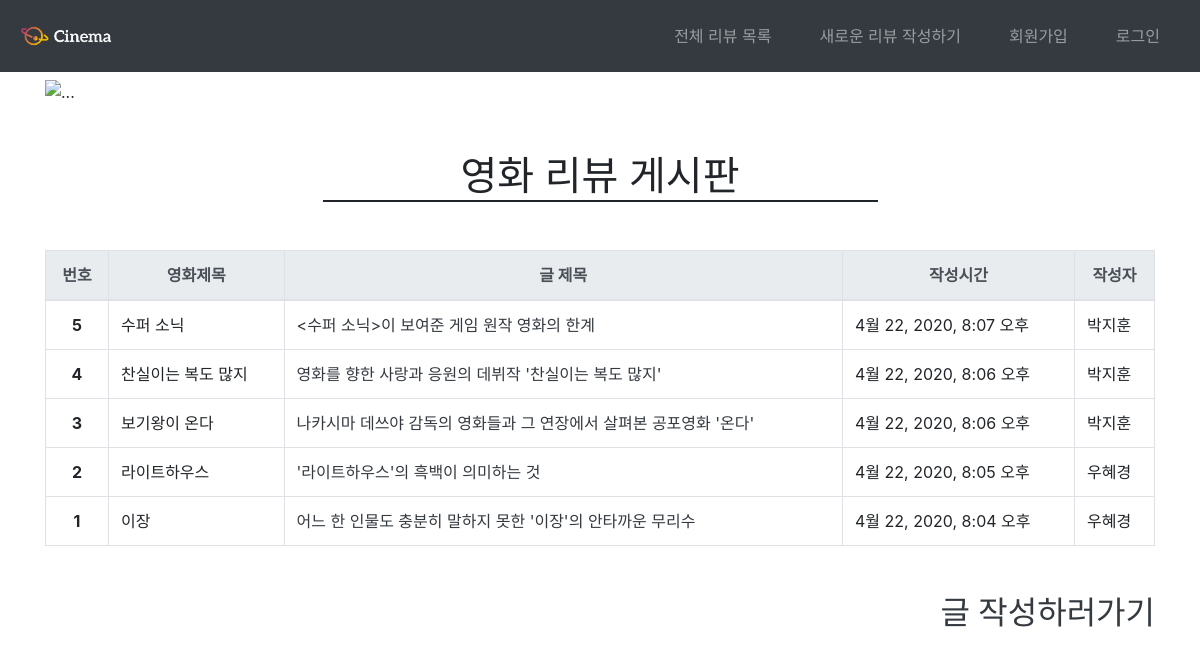
/community/, run on the app's committed database.
### community/models.py (models this page shows)
class Review(models.Model):
    title=models.CharField(max_length=100)
    movie_title=models.CharField(max_length=30)
    rank=models.IntegerField(default=0)
    content=models.TextField()
    created_at=models.DateTimeField(auto_now_add=True)
    updated_at=models.DateTimeField(auto_now=True)
    user=models.ForeignKey(settings.AUTH_USER_MODEL,on_delete=models.CASCADE)

### community/views.py (the view)
# urls.py: path('',views.review_list,name='review_list'),
def review_list(request):
    reviews=Review.objects.order_by('-id')
    context={
        'reviews':reviews
    }
    return render(request,'community/review_list.html',context)

### community/templates/community/review_list.html (shortened to what this page needs)
{% extends 'base.html' %}
{% block body %}
<div id="carouselExampleControls" class="carousel slide mt-2" data-ride="carousel">
  <div class="carousel-inner">
    <div class="carousel-item active">
      <img src="https://images.hdqwalls.com/wallpapers/bthumb/1917-movie-2020-9k.jpg" class="d-block w-100" alt="...">
    </div>
  </div>
  <a class="carousel-control-prev" href="#carouselExampleControls" role="button" data-slide="prev">
    <span class="carousel-control-prev-icon" aria-hidden="true"></span>
  </a>
  <a class="carousel-control-next" href="#carouselExampleControls" role="button" data-slide="next">
    <span class="carousel-control-next-icon" aria-hidden="true"></span>
  </a>
</div>
<div class="text-center h1 col-6 offset-3 mt-5 mb-5" style="border-bottom: 2px solid">영화 리뷰 게시판</div>
<table class="table mx-auto table-bordered mt-5">
  <thead class="thead-light">
    <tr>
      <th scope="col" class="text-center">번호</th>
      <th scope="col" class="text-center">영화제목</th>
      <th scope="col" class="text-center">글 제목</th>
      <th scope="col" class="text-center">작성시간</th>
      <th scope="col" class="text-center">작성자</th>
    </tr>
  </thead>
  <tbody>
    {% for review in reviews %}
        <tr>
          <th scope="row" class="text-center">{{ forloop.revcounter }}</th>
          <td>{{ review.movie_title }}</td>
          <td><a href="{% url 'community:review_detail' review.id %}" class="text-dark text-decoration-none ">{{ review.title }}</a></td>
          <td>{{ review.created_at }}</td>
        <td>{{ review.user.username }}</td>
        </tr>
    {% endfor %}
      </tbody>
</table>
<div class="text-right my-5"><a href="{% url 'community:review_create' %}" class="h2 text-decoration-none text-dark">글 작성하러가기</a></div>
{% endblock %}

### templates/base.html (shortened to what this page needs)
{% load static %}
<!DOCTYPE html>
<html lang="ko">
<head>
    <link rel="stylesheet" href="{% static 'bootstrap/bootstrap.css' %}">
</head>
<body>
    <nav class="navbar navbar-expand-md navbar-dark sticky-top bg-dark">
      <a class="navbar-brand" href="{% url 'community:review_list' %}">
        <img class="img-fluid"src="{% static "images/logo.png" %}" width="100"height="80">
      </a>
      <div class="collapse navbar-collapse justify-content-end" id="navbarsExample04" style>
        <ul class="navbar-nav list-unstyled mb-0 ">
        <li class="nav-item mx-3 my-2 "><a href="{% url 'community:review_list' %}" class="nav-link">전체 리뷰 목록</a></li>
        <li class="nav-item mx-3 my-2 "><a href="{% url 'community:review_create' %}" class="nav-link">새로운 리뷰 작성하기</a></li>
       {% if request.user.is_authenticated %}
            <li class="nav-item mx-3 my-2 h5 text-center py-2 text-primary "> {{ request.user.username }}님 안녕하세요 </li>
            <li class="nav-item mx-3 my-2 "><a href="{% url 'accounts:logout' %}" class="nav-link" >로그아웃</a></li>
        {% else %}
            <li class="nav-item mx-3 my-2 "><a href="{% url 'accounts:signup' %}"  class="nav-link">회원가입</a></li>
            <li class="nav-item mx-3 my-2 "><a href="{% url 'accounts:login' %}"  class="nav-link">로그인</a></li>
        {% endif %}
        </ul>
      </div>
  </nav>
    <div class="container">
    {% block body %}
    {% endblock %}
    </div>
</body>
</html>

### data on the page
Review: movie_title "수퍼 소닉", title "<수퍼 소닉>이 보여준 게임 원작 영화의 한계", created_at "4월 22, 2020, 8:07 오후", user.username "박지훈"
Review: movie_title "찬실이는 복도 많지", title "영화를 향한 사랑과 응원의 데뷔작 '찬실이는 복도 많지'", created_at "4월 22, 2020, 8:06 오후", user.username "박지훈"
Review: movie_title "보기왕이 온다", title "나카시마 데쓰야 감독의 영화들과 그 연장에서 살펴본 공포영화 '온다'", created_at "4월 22, 2020, 8:06 오후", user.username "박지훈"
Review: movie_title "라이트하우스", title "'라이트하우스'의 흑백이 의미하는 것", created_at "4월 22, 2020, 8:05 오후", user.username "우혜경"
Review: movie_title "이장", title "어느 한 인물도 충분히 말하지 못한 '이장'의 안타까운 무리수", created_at "4월 22, 2020, 8:04 오후", user.username "우혜경"
